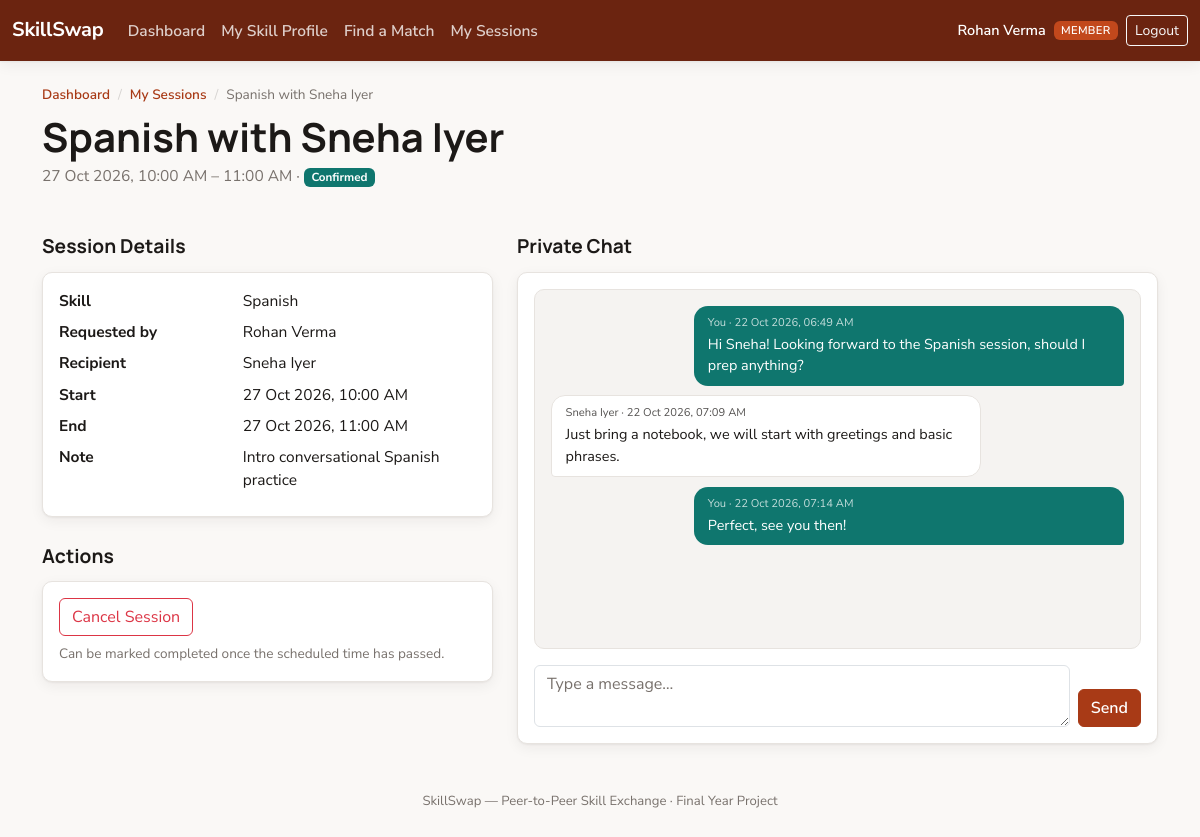
Page /index.php?route=member/sessions/detail&id=1 (signed in) on the committed database.
### tables this page shows
CREATE TABLE sessions (
    id               INT AUTO_INCREMENT PRIMARY KEY,
    skill_id         INT NOT NULL,
    requester_id     INT NOT NULL,
    recipient_id     INT NOT NULL,
    scheduled_start  DATETIME NOT NULL,
    scheduled_end    DATETIME NOT NULL,
    status           ENUM('requested','confirmed','declined','cancelled','completed') NOT NULL DEFAULT 'requested',
    notes            VARCHAR(255) DEFAULT NULL,
    created_at       TIMESTAMP NOT NULL DEFAULT CURRENT_TIMESTAMP,
    updated_at       TIMESTAMP NOT NULL DEFAULT CURRENT_TIMESTAMP ON UPDATE CURRENT_TIMESTAMP,
    FOREIGN KEY (skill_id) REFERENCES skills(id),
    FOREIGN KEY (requester_id) REFERENCES users(id) ON DELETE CASCADE,
    FOREIGN KEY (recipient_id) REFERENCES users(id) ON DELETE CASCADE,
    INDEX idx_sessions_requester (requester_id, status),
    INDEX idx_sessions_recipient (recipient_id, status),
    INDEX idx_sessions_status (status)
);

CREATE TABLE skills (
    id            INT AUTO_INCREMENT PRIMARY KEY,
    name          VARCHAR(100) NOT NULL UNIQUE,
    category      VARCHAR(60) NOT NULL,
    is_active     TINYINT(1) NOT NULL DEFAULT 1,
    created_at    TIMESTAMP NOT NULL DEFAULT CURRENT_TIMESTAMP
);

CREATE TABLE users (
    id            INT AUTO_INCREMENT PRIMARY KEY,
    name          VARCHAR(100) NOT NULL,
    email         VARCHAR(150) NOT NULL UNIQUE,
    password      VARCHAR(255) NOT NULL,
    role          ENUM('super_admin','member') NOT NULL DEFAULT 'member',
    status        ENUM('active','inactive') NOT NULL DEFAULT 'active',
    bio           VARCHAR(500) DEFAULT NULL,
    created_at    TIMESTAMP NOT NULL DEFAULT CURRENT_TIMESTAMP
);

CREATE TABLE messages (
    id            INT AUTO_INCREMENT PRIMARY KEY,
    session_id    INT NOT NULL,
    sender_id     INT NOT NULL,
    body          VARCHAR(1000) NOT NULL,
    created_at    TIMESTAMP NOT NULL DEFAULT CURRENT_TIMESTAMP,
    FOREIGN KEY (session_id) REFERENCES sessions(id) ON DELETE CASCADE,
    FOREIGN KEY (sender_id) REFERENCES users(id) ON DELETE CASCADE,
    INDEX idx_messages_session (session_id, created_at)
);

### app/controllers/SessionController.php (called while the page is built, shortened)
<?php
require_once __DIR__ . '/../models/Session.php';
require_once __DIR__ . '/../models/Message.php';
class SessionController
{
    public function detail(): void
    {
        $id = (int)($_GET['id'] ?? 0);
        $session = Session::findForParticipant($id, Auth::id());
        $messages = Message::forSession($id);
        $lastMessageId = $messages ? (int)end($messages)['id'] : 0;
        require __DIR__ . '/../views/member/session_detail.php';
    }
}

### public/index.php (called while the page is built, shortened)
<?php
require_once __DIR__ . '/../core/helpers.php';
require_once __DIR__ . '/../core/Database.php';
require_once __DIR__ . '/../core/Auth.php';
require_once __DIR__ . '/../app/models/Session.php';
require_once __DIR__ . '/../app/models/Message.php';
require_once __DIR__ . '/../app/controllers/SessionController.php';
$router = new Router();
$router->get('login', fn() => (new AuthController())->showLogin());
$router->post('login', fn() => (new AuthController())->login());
$router->post('logout', fn() => (new AuthController())->logout());
$router->get('register', fn() => (new AuthController())->showRegister());
$router->post('register', fn() => (new AuthController())->register());
$router->get('admin/dashboard', fn() => (new AdminController())->dashboard());
$router->get('admin/members', fn() => (new AdminController())->members());
$router->post('admin/members/status', fn() => (new AdminController())->memberStatus());
$router->get('admin/skills', fn() => (new AdminController())->skills());
$router->post('admin/skills/store', fn() => (new AdminController())->skillStore());
$router->post('admin/skills/update', fn() => (new AdminController())->skillUpdate());
$router->post('admin/skills/toggle', fn() => (new AdminController())->skillToggle());
$router->get('member/dashboard', fn() => (new MemberController())->dashboard());
$router->get('member/profile', fn() => (new MemberController())->profile());
$router->post('member/profile/bio', fn() => (new MemberController())->profileBio());
$router->post('member/skills/add', fn() => (new MemberController())->skillAdd());
$router->post('member/skills/remove', fn() => (new MemberController())->skillRemove());
$router->get('member/directory', fn() => (new MemberController())->directory());
$router->get('member/sessions', fn() => (new MemberController())->sessions());
$router->get('member/sessions/detail', fn() => (new SessionController())->detail());
$router->post('sessions/request', fn() => (new SessionController())->request());
$router->post('sessions/accept', fn() => (new SessionController())->accept());
$router->post('sessions/decline', fn() => (new SessionController())->decline());
$router->post('sessions/cancel', fn() => (new SessionController())->cancel());
$router->post('sessions/complete', fn() => (new SessionController())->complete());
$router->get('sessions/messages/poll', fn() => (new SessionController())->messagesPoll());
$router->post('sessions/messages/send', fn() => (new SessionController())->messagesSend());
$route = $_GET['route'] ?? '';
$router->dispatch($_SERVER['REQUEST_METHOD'], $route);

### core/Router.php (called while the page is built, shortened)
<?php
class Router
{
    private array $routes = ['GET' => [], 'POST' => []];
    public function get(string $route, callable $handler): void
    {
        $this->routes['GET'][$route] = $handler;
    }
    public function post(string $route, callable $handler): void
    {
        $this->routes['POST'][$route] = $handler;
    }
    public function dispatch(string $method, string $route): void
    {
        $handler = $this->routes[$method][$route] ?? null;
        try {
            $handler();
        } catch (Throwable $e) {
            error_log($e->getMessage());
            http_response_code(500);
            require __DIR__ . '/../app/views/errors/500.php';
        }
    }
}

### core/Auth.php (called while the page is built, shortened)
<?php
require_once __DIR__ . '/Database.php';
class Auth
{
    public static function id(): ?int
    {
        return $_SESSION['user_id'] ?? null;
    }
}

### core/Database.php (called while the page is built)
<?php
class Database
{
    private static ?PDO $instance = null;
    public static function connect(): PDO
    {
        if (self::$instance === null) {
            $config = require __DIR__ . '/../config/database.php';
            $dsn = sprintf(
                'mysql:host=%s;port=%d;dbname=%s;charset=%s',
                $config['host'],
                $config['port'],
                $config['database'],
                $config['charset']
            );
            self::$instance = new PDO($dsn, $config['username'], $config['password'], [
                PDO::ATTR_ERRMODE            => PDO::ERRMODE_EXCEPTION,
                PDO::ATTR_DEFAULT_FETCH_MODE => PDO::FETCH_ASSOC,
                PDO::ATTR_EMULATE_PREPARES   => false,
            ]);
        }
        return self::$instance;
    }
}

### app/models/Session.php (called while the page is built, shortened)
<?php
class Session
{
    public static function find(int $id): ?array
    {
        $stmt = Database::connect()->prepare(
            'SELECT sess.*, sk.name AS skill_name, sk.category AS skill_category,
                    req.name AS requester_name, rec.name AS recipient_name,
                    req.status AS requester_status, rec.status AS recipient_status
             FROM sessions sess
             JOIN skills sk ON sk.id = sess.skill_id
             JOIN users req ON req.id = sess.requester_id
             JOIN users rec ON rec.id = sess.recipient_id
             WHERE sess.id = ? LIMIT 1'
        );
        $stmt->execute([$id]);
        $row = $stmt->fetch();
        return $row ?: null;
    }
    public static function findForParticipant(int $id, int $userId): ?array
    {
        $session = self::find($id);
        return $session;
    }
}

### core/helpers.php (called while the page is built, shortened)
<?php
function e(?string $value): string
{
    return htmlspecialchars($value ?? '', ENT_QUOTES, 'UTF-8');
}
function format_datetime(?string $datetime): string
{
    $ts = strtotime($datetime);
    return $ts === false ? '-' : date('d M Y, h:i A', $ts);
}
function format_time(?string $datetime): string
{
    $ts = strtotime($datetime);
    return $ts === false ? '-' : date('h:i A', $ts);
}
function status_label(string $status): string
{
    return match ($status) {
        'requested' => 'Requested',
        'confirmed' => 'Confirmed',
        'declined'  => 'Declined',
        'cancelled' => 'Cancelled',
        'completed' => 'Completed',
        default     => ucfirst($status),
    };
}
function status_badge_class(string $status): string
{
    return match ($status) {
        'requested' => 'badge-status-requested',
        'confirmed' => 'badge-status-confirmed',
        'declined'  => 'badge-status-declined',
        'cancelled' => 'badge-status-cancelled',
        'completed' => 'badge-status-completed',
        default     => 'bg-secondary',
    };
}

### app/models/Message.php (called while the page is built, shortened)
<?php
class Message
{
    public static function forSession(int $sessionId): array
    {
        $stmt = Database::connect()->prepare(
            'SELECT m.*, u.name AS sender_name
             FROM messages m
             JOIN users u ON u.id = m.sender_id
             WHERE m.session_id = ?
             ORDER BY m.created_at ASC, m.id ASC'
        );
        $stmt->execute([$sessionId]);
        return $stmt->fetchAll();
    }
}

### app/views/member/session_detail.php (the view, shortened to what this page needs)
<?php
require __DIR__ . '/../partials/header.php';
require __DIR__ . '/../partials/navbar.php';
$iAmRequester = (int)$session['requester_id'] === Auth::id();
$other = $iAmRequester ? $session['recipient_name'] : $session['requester_name'];
$isPast = strtotime($session['scheduled_end']) <= time();
?>
<div class="container py-4">
    <nav aria-label="breadcrumb">
        <ol class="breadcrumb">
            <li class="breadcrumb-item"><a href="/index.php?route=member/dashboard">Dashboard</a></li>
            <li class="breadcrumb-item"><a href="/index.php?route=member/sessions">My Sessions</a></li>
            <li class="breadcrumb-item active" aria-current="page"><?= e($session['skill_name']) ?> with <?= e($other) ?></li>
        </ol>
    </nav>
    <h1 class="page-title mt-2"><?= e($session['skill_name']) ?> with <?= e($other) ?></h1>
    <p class="page-subtitle">
        <?= format_datetime($session['scheduled_start']) ?> &ndash; <?= format_time($session['scheduled_end']) ?>
        &middot; <span class="badge <?= status_badge_class($session['status']) ?>"><?= status_label($session['status']) ?></span>
    </p>
    <div class="row g-4">
        <div class="col-lg-5">
            <h2 class="section-title">Session Details</h2>
            <div class="card mb-3">
                <div class="card-body">
                    <dl class="row mb-0">
                        <dt class="col-5">Skill</dt><dd class="col-7"><?= e($session['skill_name']) ?></dd>
                        <dt class="col-5">Requested by</dt><dd class="col-7"><?= e($session['requester_name']) ?></dd>
                        <dt class="col-5">Recipient</dt><dd class="col-7"><?= e($session['recipient_name']) ?></dd>
                        <dt class="col-5">Start</dt><dd class="col-7"><?= format_datetime($session['scheduled_start']) ?></dd>
                        <dt class="col-5">End</dt><dd class="col-7"><?= format_datetime($session['scheduled_end']) ?></dd>
                        <?php if (!empty($session['notes'])): ?>
                            <dt class="col-5">Note</dt><dd class="col-7"><?= e($session['notes']) ?></dd>
                        <?php endif; ?>
                    </dl>
                </div>
            </div>
            <h2 class="section-title">Actions</h2>
            <div class="card">
                <div class="card-body d-flex flex-wrap gap-2">
                    <?php if ($session['status'] === 'confirmed'): ?>
                        <form method="POST" action="/index.php?route=sessions/cancel">
                            <button type="submit" class="btn btn-outline-danger">Cancel Session</button>
                        </form>
                        <?php if ($isPast): ?>
                            <form method="POST" action="/index.php?route=sessions/complete">
                                <?= Csrf::field() ?>
                                <input type="hidden" name="id" value="<?= (int)$session['id'] ?>">
                                <button type="submit" class="btn btn-teal">Mark Completed</button>
                            </form>
                        <?php else: ?>
                            <span class="text-muted align-self-center small">Can be marked completed once the scheduled time has passed.</span>
                        <?php endif; ?>
                    <?php endif; ?>
                </div>
            </div>
        </div>
        <div class="col-lg-7">
            <h2 class="section-title">Private Chat</h2>
            <div class="card">
                <div class="card-body">
                    <div id="chatThread" class="chat-thread mb-3"
                         data-session-id="<?= (int)$session['id'] ?>"
                         data-last-id="<?= (int)$lastMessageId ?>"
                         data-my-id="<?= (int)Auth::id() ?>">
                        <?php foreach ($messages as $m): ?>
                            <?php $mine = (int)$m['sender_id'] === Auth::id(); ?>
                            <div class="chat-bubble <?= $mine ? 'chat-bubble-mine' : 'chat-bubble-theirs' ?>">
                                <div class="chat-meta"><?= $mine ? 'You' : e($m['sender_name']) ?> &middot; <?= format_datetime($m['created_at']) ?></div>
                                <div><?= e($m['body']) ?></div>
                            </div>
                        <?php endforeach; ?>
                    </div>
                    <form method="POST" action="/index.php?route=sessions/messages/send" id="chatForm" class="d-flex gap-2">
                        <textarea name="body" class="form-control" rows="2" maxlength="1000" placeholder="Type a message&hellip;" required></textarea>
                        <button type="submit" class="btn btn-burnt align-self-end">Send</button>
                    </form>
                </div>
            </div>
        </div>
    </div>
</div>
<?php require __DIR__ . '/../partials/footer.php'; ?>

### rows in the picture
sessions: skill.name "Spanish", recipient.name "Sneha Iyer", scheduled_start "27 Oct 2026, 10:00 AM", scheduled_end "11:00 AM", status "Confirmed", requester.name "Rohan Verma", scheduled_end "27 Oct 2026, 11:00 AM", notes "Intro conversational Spanish practice"
messages: shows "You", created_at "22 Oct 2026, 06:49 AM", body "Hi Sneha! Looking forward to the Spanish session, should I prep anything?"
messages: sender.name "Sneha Iyer", created_at "22 Oct 2026, 07:09 AM", body "Just bring a notebook, we will start with greetings and basic phrases."
messages: shows "You", created_at "22 Oct 2026, 07:14 AM", body "Perfect, see you then!"

### other values in the picture
$label "Dashboard"
$label "My Skill Profile"
$label "Find a Match"
$label "My Sessions"
Auth::name() "Rohan Verma"
